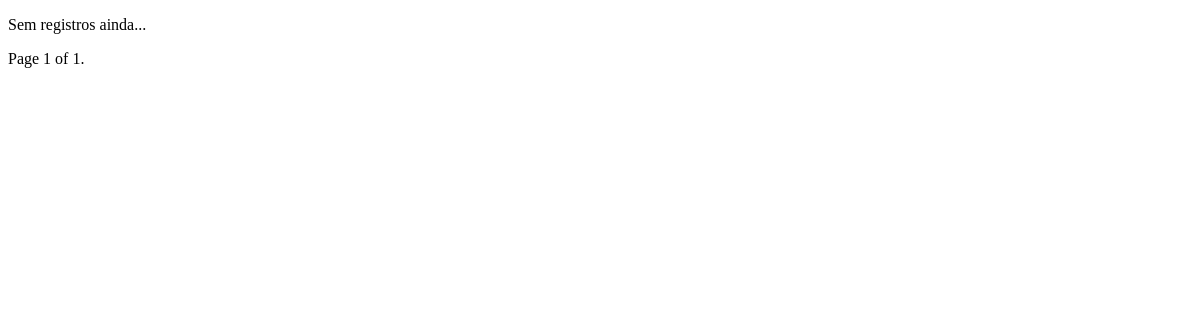
The page /lottery/megasena/ on the database as committed earlier.
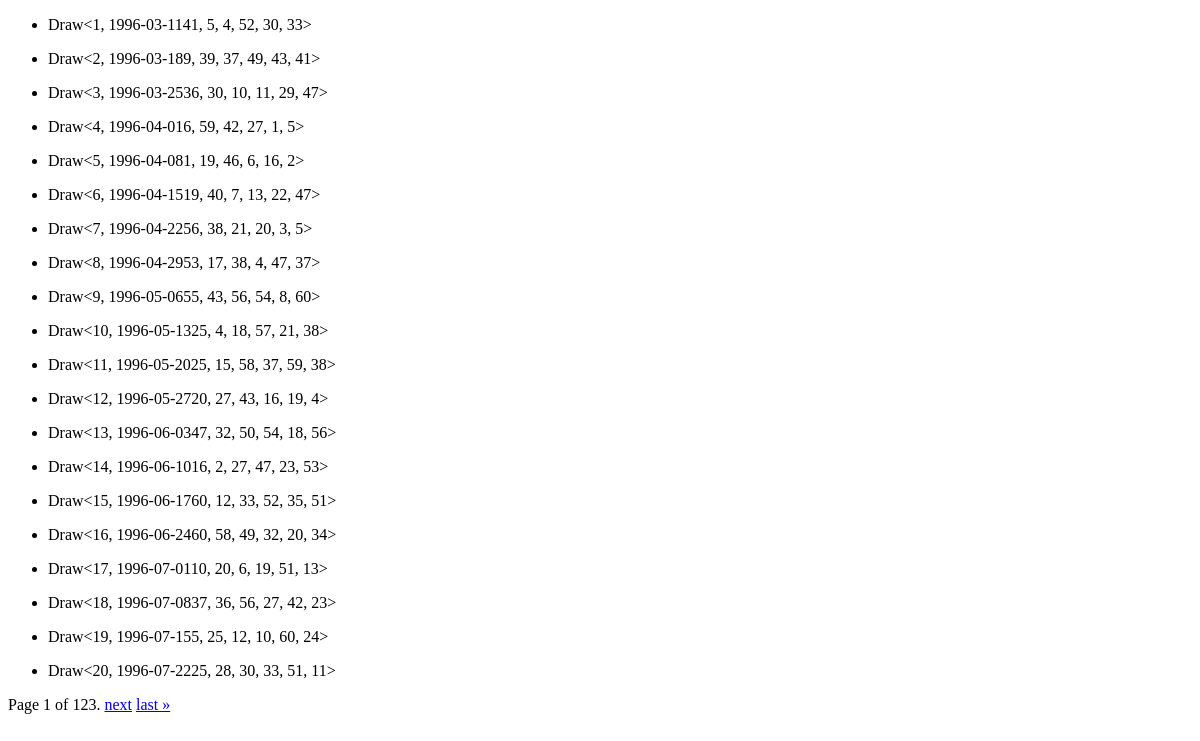
The same page on the database as committed later.
### megasena/models.py (models this page shows)
class Draw(models.Model):
    date = models.DateField('Data')
    ball1 = models.IntegerField('Bola1')
    ball2 = models.IntegerField('Bola2')
    ball3 = models.IntegerField('Bola3')
    ball4 = models.IntegerField('Bola4')
    ball5 = models.IntegerField('Bola5')
    ball6 = models.IntegerField('Bola6')
    def __str__(self):
        return f'Draw<{self.id}, {self.date}{self.ball1}, {self.ball2}, {self.ball3}, {self.ball4}, {self.ball5}, {self.ball6}>'

### megasena/views.py (the view)
# urls.py: path('megasena/', ListLotteryRecords.as_view(), name='list-records'),
class ListLotteryRecords(ListView):
    model = Draw
    paginate_by = 20

### megasena/templates/megasena/draw_list.html (shortened to what this page needs)
{% extends './base.html' %}
{% block content %}
    {% for draw in object_list %}
        <ul>
            <li>{{draw}}</li>
        </ul>
        {% empty %}
        <p>Sem registros ainda...</p>
    {% endfor %}
    <div class="pagination">
        <span class="step-links">
            <span class="current">
                Page {{ page_obj.number }} of {{ page_obj.paginator.num_pages }}.
            </span>
            {% if page_obj.has_next %}
                <a href="?page={{ page_obj.next_page_number }}">next</a>
                <a href="?page={{ page_obj.paginator.num_pages }}">last &raquo;</a>
            {% endif %}
        </span>
    </div>
{% endblock %}

### megasena/templates/megasena/base.html (shortened to what this page needs)
<!DOCTYPE html>
<html lang="en">
<head>
</head>
<body>
    {% block content %}
    {% endblock %}
</body>
</html>

Rows that differ between the two databases and show on the page:
added Draw: id+date+ball1 "Draw<1, 1996-03-1141, 5, 4, 52, 30, 33>"
added Draw: id+date+ball1 "Draw<2, 1996-03-189, 39, 37, 49, 43, 41>"
added Draw: id+date+ball1 "Draw<3, 1996-03-2536, 30, 10, 11, 29, 47>"
added Draw: id+date+ball1 "Draw<4, 1996-04-016, 59, 42, 27, 1, 5>"
added Draw: id+date+ball1 "Draw<5, 1996-04-081, 19, 46, 6, 16, 2>"
added Draw: id+date+ball1 "Draw<6, 1996-04-1519, 40, 7, 13, 22, 47>"
added Draw: id+date+ball1 "Draw<7, 1996-04-2256, 38, 21, 20, 3, 5>"
added Draw: id+date+ball1 "Draw<8, 1996-04-2953, 17, 38, 4, 47, 37>"
added Draw: id+date+ball1 "Draw<9, 1996-05-0655, 43, 56, 54, 8, 60>"
added Draw: id+date+ball1 "Draw<10, 1996-05-1325, 4, 18, 57, 21, 38>"
added Draw: id+date+ball1 "Draw<11, 1996-05-2025, 15, 58, 37, 59, 38>"
added Draw: id+date+ball1 "Draw<12, 1996-05-2720, 27, 43, 16, 19, 4>"
added Draw: id+date+ball1 "Draw<13, 1996-06-0347, 32, 50, 54, 18, 56>"
added Draw: id+date+ball1 "Draw<14, 1996-06-1016, 2, 27, 47, 23, 53>"
added Draw: id+date+ball1 "Draw<15, 1996-06-1760, 12, 33, 52, 35, 51>"
added Draw: id+date+ball1 "Draw<16, 1996-06-2460, 58, 49, 32, 20, 34>"
added Draw: id+date+ball1 "Draw<17, 1996-07-0110, 20, 6, 19, 51, 13>"
added Draw: id+date+ball1 "Draw<18, 1996-07-0837, 36, 56, 27, 42, 23>"
added Draw: id+date+ball1 "Draw<19, 1996-07-155, 25, 12, 10, 60, 24>"
added Draw: id+date+ball1 "Draw<20, 1996-07-2225, 28, 30, 33, 51, 11>"
Other text that changed with them:
{{ page_obj.paginator.num_pages }}: "1" → "123"
text no longer shown: "Sem registros ainda..."
text now shown: "next last »"
